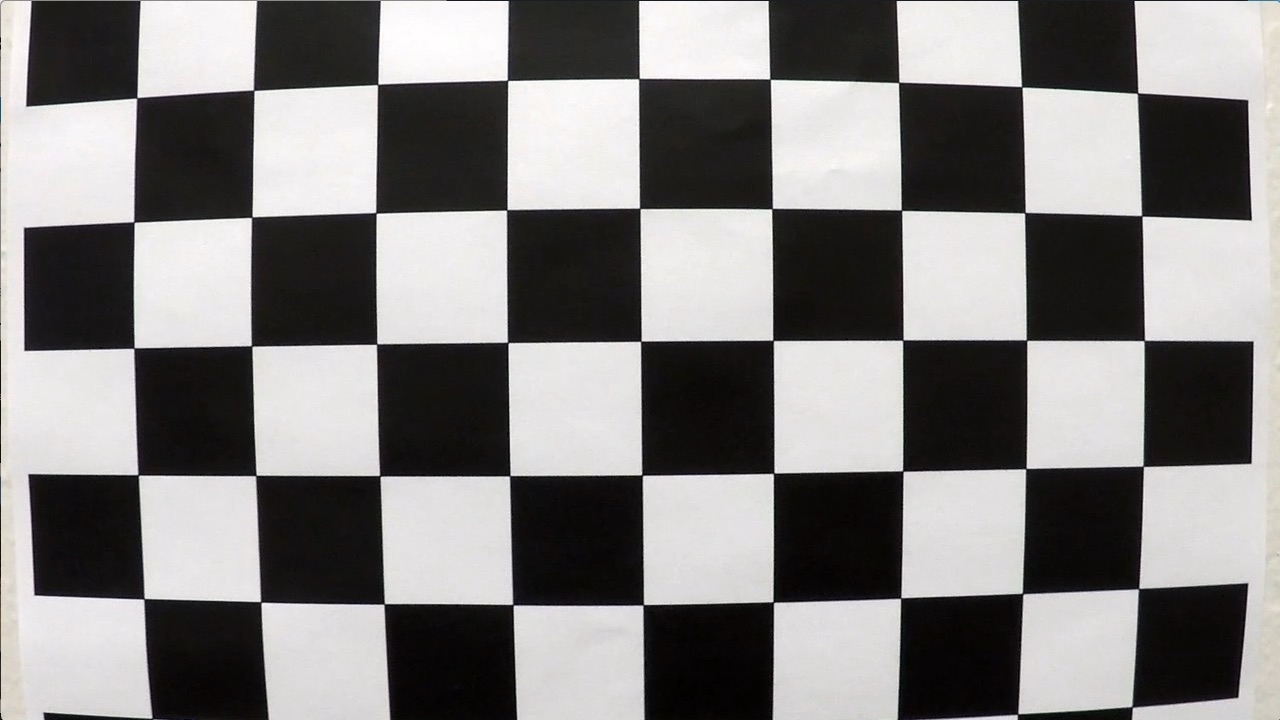
#> input picture camera_cal/calibration1.jpg, 1280 x 720 px; its folder holds 5 pictures in this run
$ python camera_calibrate.py
#> lines starting #> are read from the running program, lines starting #| are printed output that depends on the picture; after the words box and inside, x2 and y2 are one past the last pixel; in counts of white or black regions, pixels touching at a corner belong together
import numpy as np
import cv2
import glob
import matplotlib.pyplot as plt
import pickle


def show_image(image, cmap=None):
    plt.figure()
    plt.imshow(image, cmap)


def calibrateCamera(img_size):
    # prepare object points, like (0,0,0), (1,0,0), (2,0,0) ....,(6,5,0)
    objp = np.zeros((6 * 9, 3), np.float32)
    objp[:, :2] = np.mgrid[0:9, 0:6].T.reshape(-1, 2)

    # Arrays to store object points and image points from all the images.
    objpoints = []  # 3d points in real world space
    imgpoints = []  # 2d points in image plane.

    # Make a list of calibration images
    images = glob.glob('./camera_cal/calibration*.jpg')

    # Step through the list and search for chessboard corners
    for fname in images:
        img = cv2.imread(fname)
        gray = cv2.cvtColor(img, cv2.COLOR_BGR2GRAY)

        # Find the chessboard corners
        ret, corners = cv2.findChessboardCorners(gray, (9, 6), None)

        # If found, add object points, image points
        if ret == True:
            objpoints.append(objp)
            imgpoints.append(corners)

            # Draw and display the corners
            img = cv2.drawChessboardCorners(img, (9, 6), corners, ret)
            show_image(img)

    # Do camera calibration given object points and image points
    ret, mtx, dist, rvecs, tvecs = cv2.calibrateCamera(objpoints, imgpoints, img_size, None, None)
    return mtx, dist


def save_camera_calibration(mtx, dist):
    dist_pickle = {}
    dist_pickle["mtx"] = mtx
    dist_pickle["dist"] = dist
    pickle.dump(dist_pickle, open("./output_images/camera_calibration_pickle.p", "wb"))


def load_camera_calibration(file_name):
    data = pickle.load(open(file_name, "rb"))
    return data["mtx"], data["dist"]


def undistort(mtx, dist, img, dst_file_name):
    """
        given camera mtx, dist and image, this function undistort img and display them side by side
    """
    img_size = (img.shape[1], img.shape[0])
    dst = cv2.undistort(img, mtx, dist, None, mtx)
    # cv2.imwrite(dst_file_name, dst)

    # dst = cv2.cvtColor(dst, cv2.COLOR_BGR2RGB)
    print("Visualize undistortion")
    f, (ax1, ax2) = plt.subplots(1, 2, figsize=(20, 10))
    ax1.imshow(img)
    ax1.set_title('Original Image', fontsize=30)
    ax2.imshow(dst)
    ax2.set_title('Undistorted Image', fontsize=30)
    plt.savefig(dst_file_name)


if __name__ == "__main__":
    img = cv2.imread('./camera_cal/calibration1.jpg')
#> img is the input picture: shape (720, 1280, 3); mean B, G, R 127.8, 128.4, 130.1
    img_size = (img.shape[1], img.shape[0])
#> img_size = (1280, 720)
    camera_matrix, distortion = calibrateCamera(img_size)
#> in calibrateCamera, `ret, corners = cv2.findChessboardCorners(gray, (9, 6), None)`: ret = False; corners = None
#> pass 2 of the loop in calibrateCamera, `for fname in images:`:
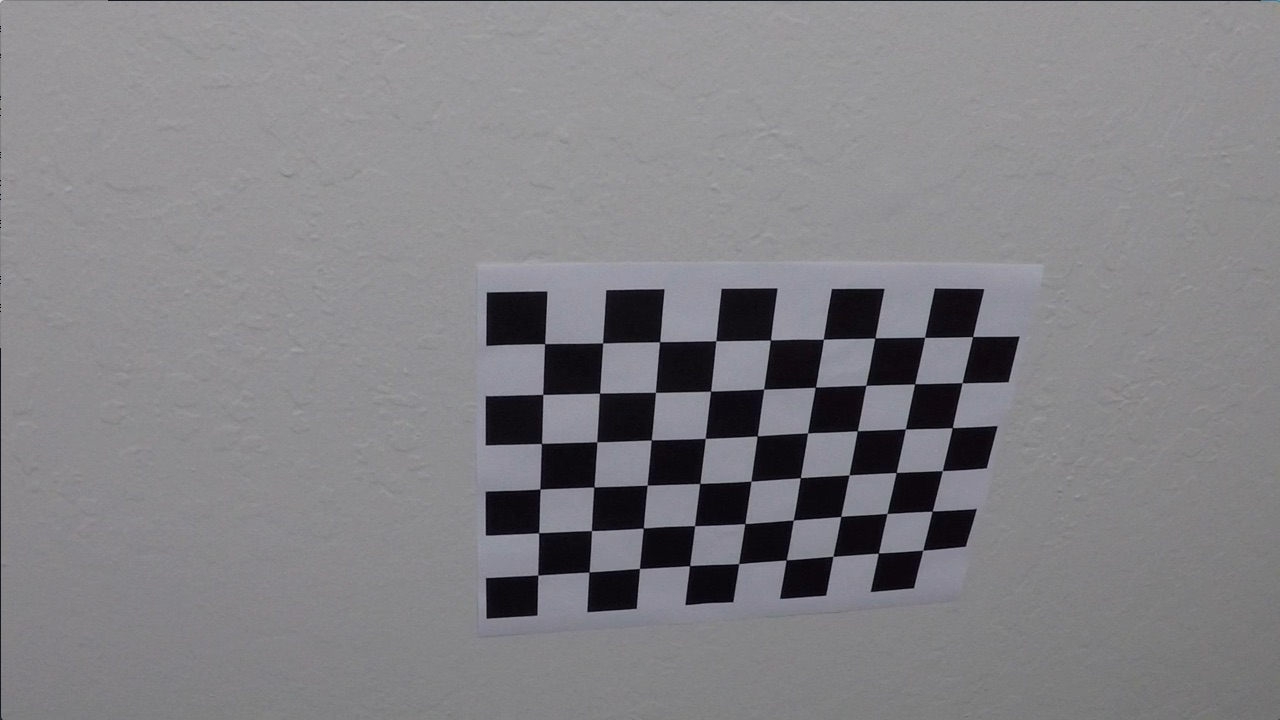
#> input picture camera_cal/calibration10.jpg, 1280 x 720 px
#> in calibrateCamera, img is the input picture: shape (720, 1280, 3); mean B, G, R 133.1, 129.4, 130.2
#> ret = True; corners = 54 rows, first 8: [545.3, 343.1], [602.7, 342.8], [660.1, 341.3], [715.8, 340.7], [770.6, 340], [823.5, 339.2], [874.3, 338.5], [925.1, 337.4]
#> in calibrateCamera, `img = cv2.drawChessboardCorners(img, (9, 6), corners, ret)`:
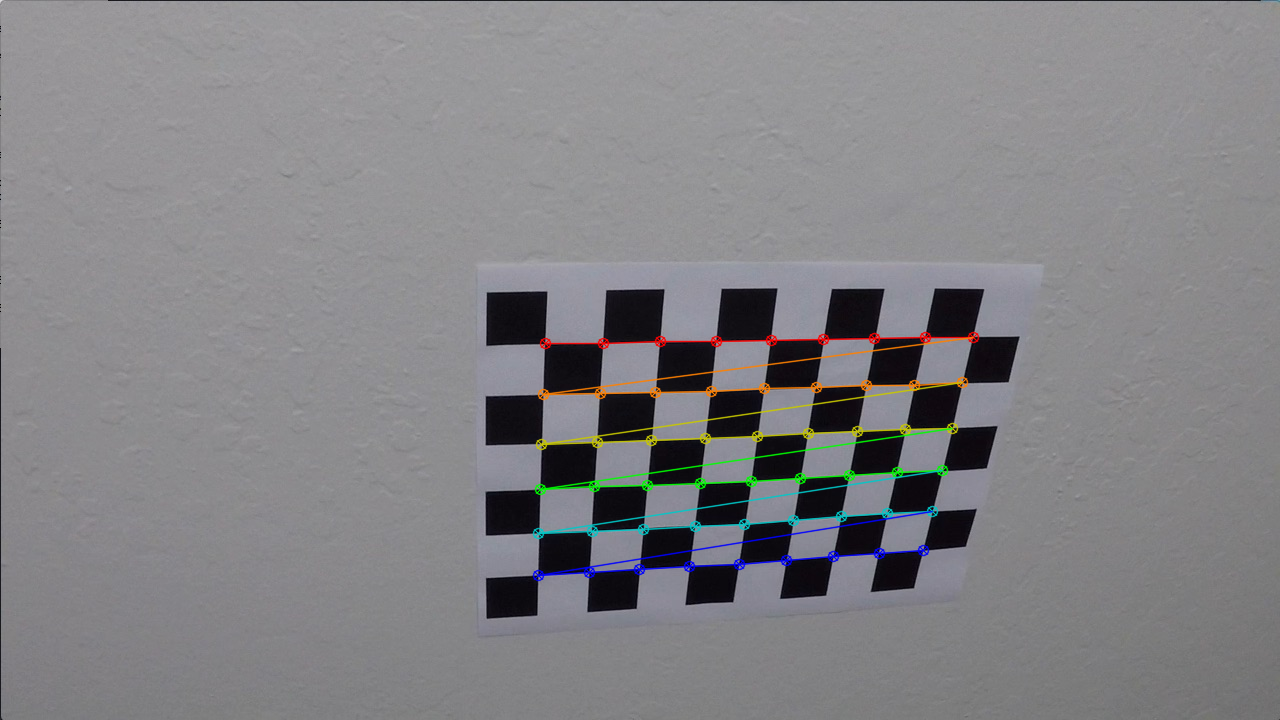
#> img: shape (720, 1280, 3); 1.91% of pixels changed, all inside (x1, y1, x2, y2) = (532, 331, 980, 582)
#> pass 3 of the loop in calibrateCamera, `for fname in images:`:
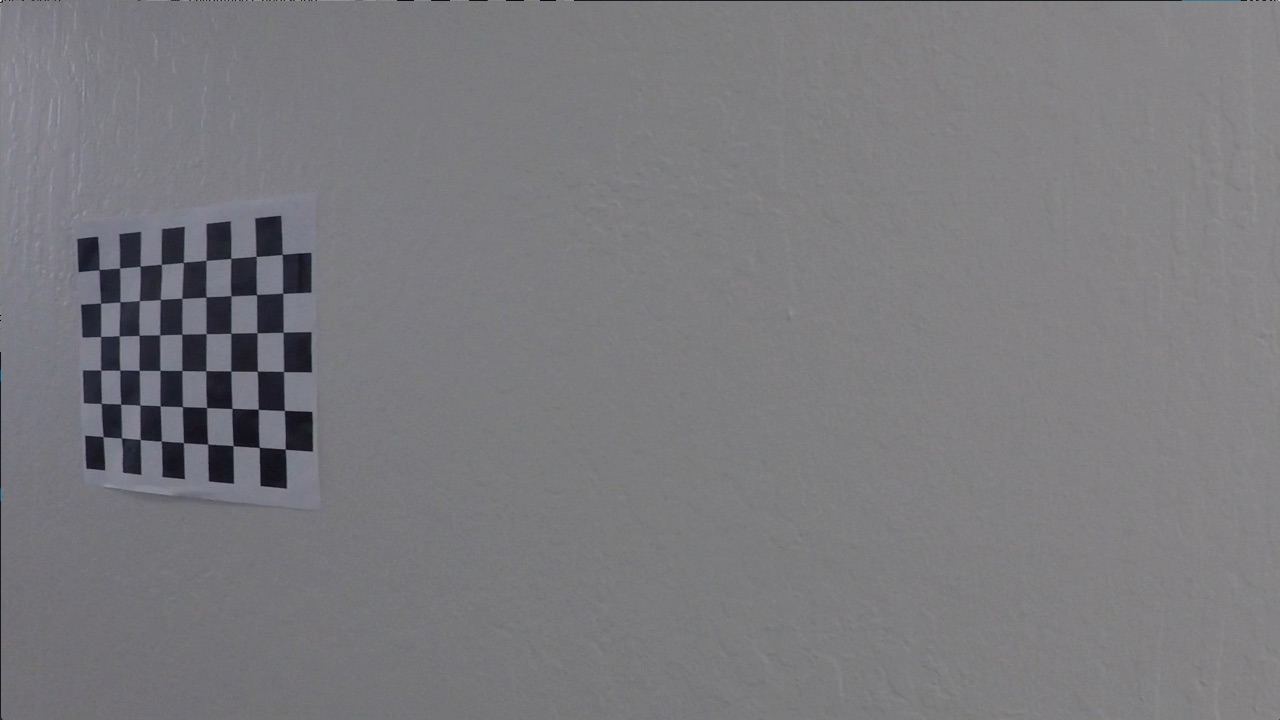
#> input picture camera_cal/calibration11.jpg, 1280 x 720 px
#> in calibrateCamera, img is the input picture: shape (720, 1280, 3); mean B, G, R 125.2, 121.7, 122.2
#> corners = 54 rows, first 8: [99.22, 269.6], [119.6, 268], [140.1, 266.1], [161.3, 264.5], [183.3, 262.5], [206.1, 260.3], [230.7, 258.2], [256.2, 256.3]
#> in calibrateCamera, `img = cv2.drawChessboardCorners(img, (9, 6), corners, ret)`:
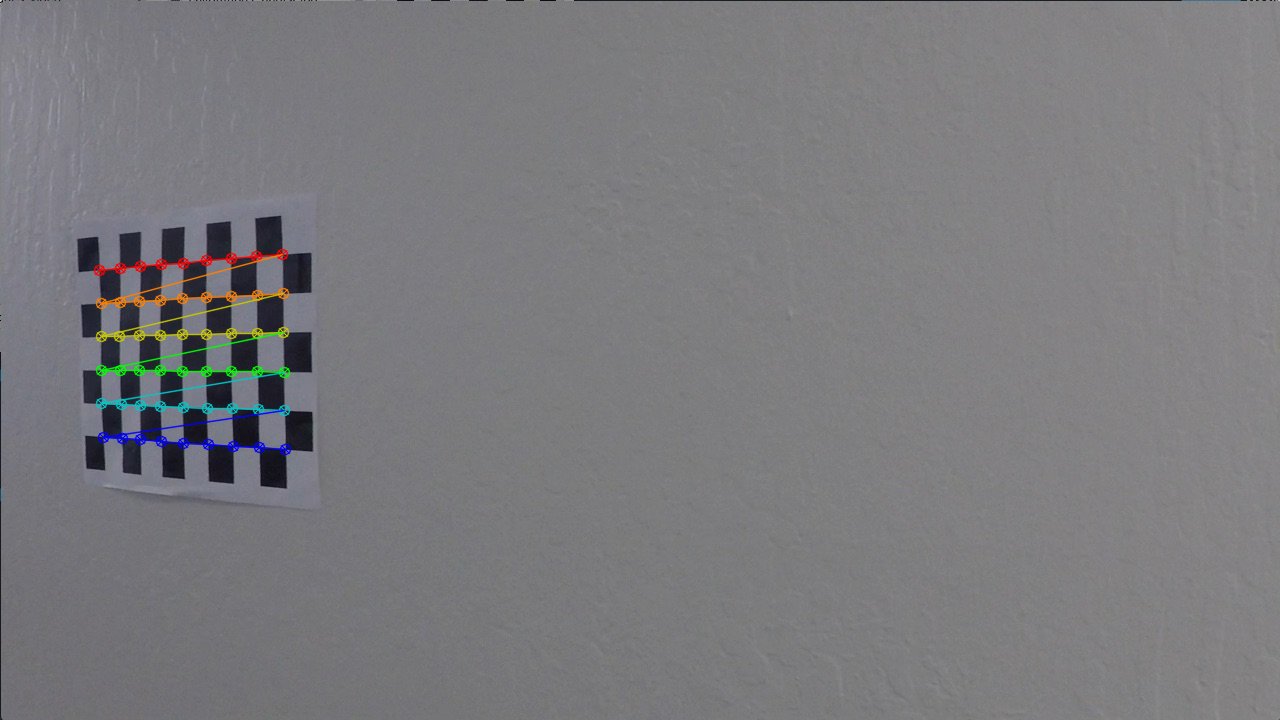
#> img: shape (720, 1280, 3); 1.11% of pixels changed, all inside (x1, y1, x2, y2) = (93, 248, 292, 456)
#> the loop made 5 passes; the first 3 are shown
    save_camera_calibration(camera_matrix, distortion)
    undistort(camera_matrix, distortion, img, './output_images/calibration1_undist.png')
#> in undistort, `dst = cv2.undistort(img, mtx, dist, None, mtx)`:
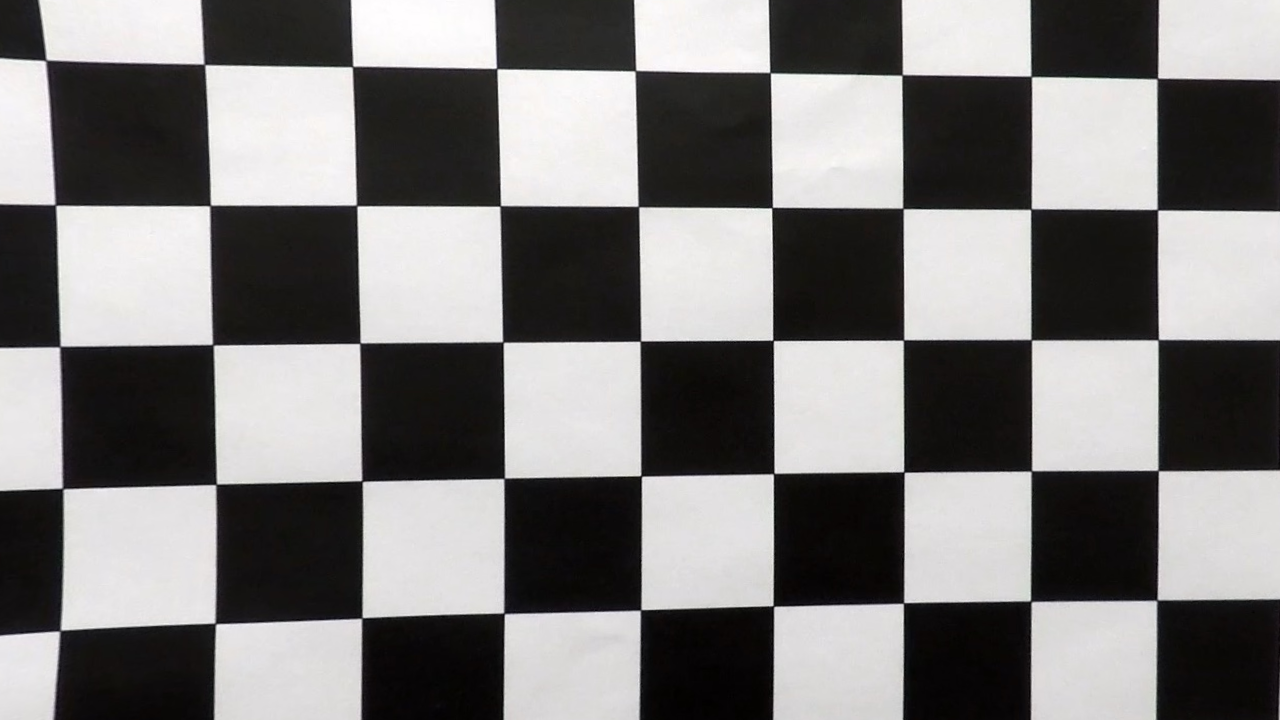
#> dst: shape (720, 1280, 3); mean B, G, R 123.1, 123.5, 125.1
#> in undistort, `plt.savefig(dst_file_name)`:
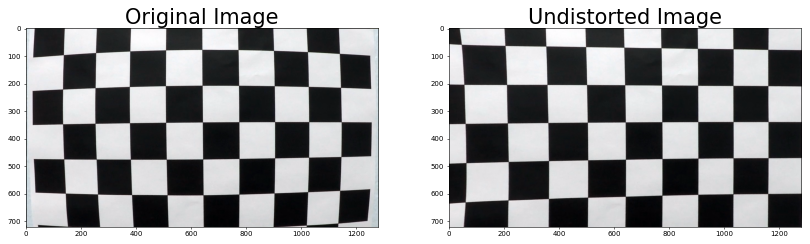
#> figure drawn by matplotlib, 2 panels; B, G, R data is drawn as R, G, B
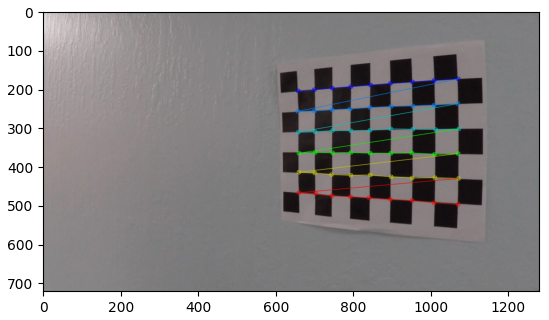
#> figure drawn by matplotlib, 1 panel; B, G, R data is drawn as R, G, B
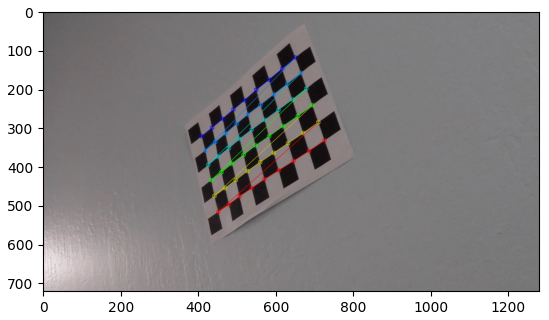
#> figure drawn by matplotlib, 1 panel; B, G, R data is drawn as R, G, B
